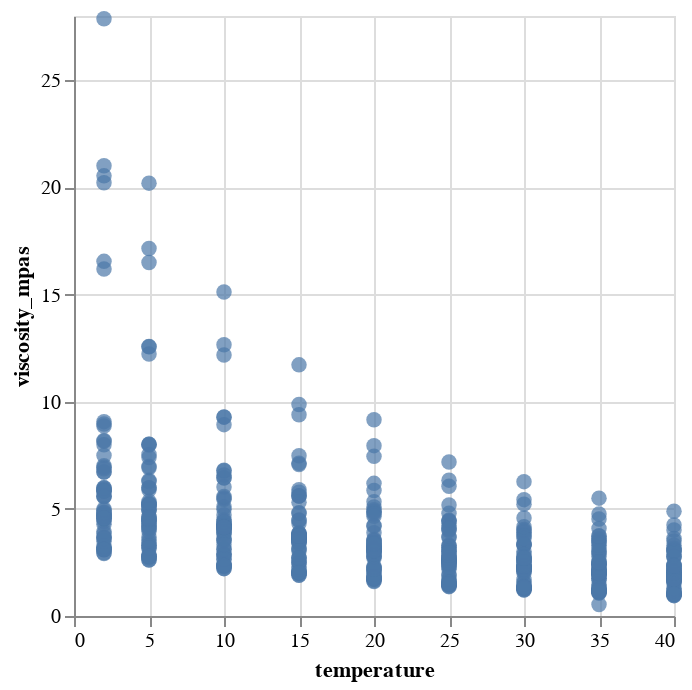

Notebook cell for this chart:
### Code cell
chart

### Figure 1 — Vega-Lite specification as saved in the notebook (floating-point values rounded to 4 significant figures; data arrays with more than 128 entries replaced by an {"elided": "..."} marker saying what was removed)
{"config": {"view": {"continuousWidth": 300, "continuousHeight": 300}}, "data": {"name": "data-ada1e3eac22187fd99b7432dd742ee5b"}, "mark": {"type": "circle", "size": 60}, "encoding": {"x": {"field": "temperature", "title": "temperature", "type": "quantitative"}, "y": {"field": "viscosity_mpas", "title": "viscosity_mpas", "type": "quantitative"}}, "height": 300, "width": 300, "$schema": "https://vega.github.io/schema/vega-lite/v5.20.1.json", "datasets": {"data-ada1e3eac22187fd99b7432dd742ee5b": {"elided": "502 records"}}}
